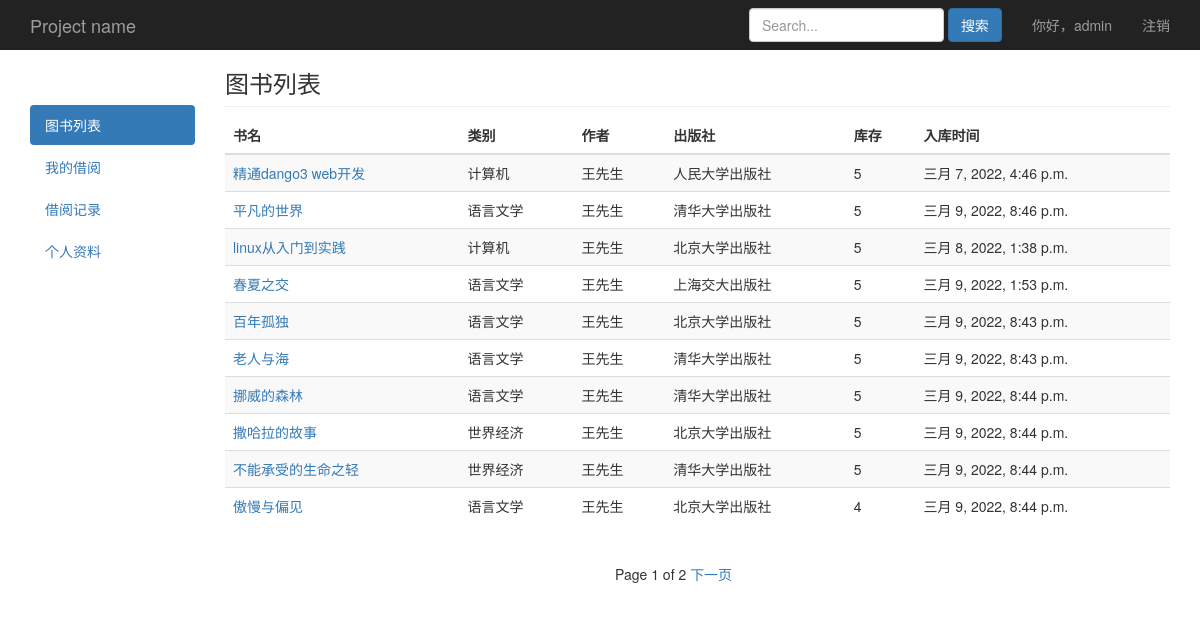
/book/list/ (signed in), run on the app's committed database.
### book/models.py (models this page shows, shortened)
class UserProfile(AbstractUser):
    choice_gender = (
        ('male','男'),
        ('female','女'),
    )
    gender = models.CharField(max_length=6,choices=choice_gender,default='male',verbose_name='性别')
    mobile = models.IntegerField(null=True,verbose_name='手机号码')
    class Meta:
        verbose_name_plural = '用户列表'
    def __str__(self):
        return self.username

class Book(models.Model):
    name = models.CharField(max_length=30,blank=False,verbose_name='书名')
    category = models.ForeignKey(Category,on_delete=models.CASCADE,default='',blank=False,related_name='books_category',verbose_name='类别')
    author = models.CharField(max_length=30,null=True,blank=False,verbose_name='作者')
    publisher = models.CharField(max_length=30,null=True,blank=False,verbose_name='出版社')
    count = models.IntegerField(default=1,verbose_name='库存')
    img = models.ImageField(upload_to='book_img/%Y/%m/%d/',blank=True,null=True,default='book_img/default.jpg',verbose_name='书籍图片')
    content = models.TextField(null=True,blank=True,verbose_name='内容简介')
    create_time = models.DateTimeField(auto_now_add=True,verbose_name='入库时间')
    class Meta:
        verbose_name_plural = '图书列表'

class Category(models.Model):
    name = models.CharField(max_length=20,blank=True,verbose_name='图书类别')
    class Meta:
        verbose_name_plural = '图书类别'
    def __str__(self):
        return self.name

### book/views.py (the view)
# urls.py: path('book/list/',views.list,name='book_list'),
@login_required
def list(request):
	obj_book = Book.objects.all()
	paginator = Paginator(obj_book,10)
	page = request.GET.get('page')
	try:
		obj_book = paginator.page(page)
	except PageNotAnInteger:
		obj_book = paginator.page(1)
	except EmptyPage:
		obj_book = paginator.page(paginator.num_pages)
	return render(request,'book/list.html',locals())

### book/templates/book/list.html (shortened to what this page needs)
{% extends "book/base.html" %}
{% block nav %}
<ul class="nav nav-pills nav-stacked">
  <li class="active"><a href="/">图书列表<span class="sr-only">(current)</span></a></li>
  <li><a href="/book/myborrow/">我的借阅</a></li>
  <li><a href="/book/record/">借阅记录</a></li>
  <li><a href="/book/usercenter/">个人资料</a></li>
</ul>
{% endblock %}
{% block content %}
<h3 class="sub-header">图书列表</h3>
<div class="table-responsive">
  <table class="table table-striped">
    <thead>
      <tr>
        <th>书名</th>
        <th>类别</th>
        <th>作者</th>
        <th>出版社</th>
        <th>库存</th>
        <th>入库时间</th>
      </tr>
    </thead>
    <tbody>
      {% for field in obj_book %}
      <tr>
        <td><a href="/book/{{field.id}}/detail/">{{field.name}}</a></td>
        <td>{{field.category}}</td>
        <td>{{field.author}}</td>
        <td>{{field.publisher}}</td>
        {% if field.count == 0 %}
        <td style="color:red">{{field.count}}</td>
        {% else %}
        <td>{{field.count}}</td>
        {% endif %}
        <td>{{field.create_time}}</td>
      </tr>
      {% endfor %}
    </tbody>
  </table>
</div>
{% endblock %}
{% block page %}
<div class="pagination">
  <span class="step-links">
    {% if obj_book.paginator.num_pages > 1 %}
    <span class="current">
      Page {{ obj_book.number }} of {{ obj_book.paginator.num_pages }}
    </span>
    {% endif %}
    {% if obj_book.has_next %}
    <a href="?page={{ obj_book.next_page_number }}">下一页</a>
    {% endif %}
  </span>
</div>
{% endblock %}

### book/templates/book/base.html (shortened to what this page needs)
{% load static %}
<!doctype html>
<html lang="en">
<head>
  <link href="{% static "bootstrap-3.4.1-dist/css/bootstrap.min.css" %}" rel="stylesheet">
  <link href="{% static "css/style.css" %}" rel="stylesheet">
</head>
<body>
  <nav class="navbar navbar-inverse navbar-fixed-top">
    <div class="container">
      <div class="navbar-header">
        <a class="navbar-brand" href="/">Project name</a>
      </div>
      <div id="navbar" class="navbar-collapse collapse">
        <ul class="nav navbar-nav navbar-right">
          <li><a>你好，{{request.user}}</a></li>
          <li><a href="/logout/">注销</a></li>
        </ul>
        <form class="navbar-form navbar-right" method='get' action='/book/search/'>
          <input type="text" name="search" class="form-control" placeholder="Search...">
          <button type="submit" class="btn btn-primary">搜索</button>
        </form>
      </div>
    </div>
  </nav>
  <div class="container">
    <div class="row">
      <div class="col-md-2">
        <div style="padding-top:55px"></div>
        {% block nav %} {% endblock %}
      </div>
      <div class="col-md-10">
        {% block content %}{% endblock %}
      </div>
    </div>
    <div class="row">
      <div class="col-md-6"></div>
      <div class="col-md-6">
        {% block page %}{% endblock %}
      </div>
    </div>
  </div>
</body>
</html>

### book/static/css/style.css (style rules this page uses)
body { padding-top: 50px; }
.sub-header { padding-bottom: 10px; border-bottom: 1px solid #eee; }
.navbar-fixed-top { border: 0; }

### data on the page
UserProfile: user "admin"
Book: name "精通dango3 web开发", category "计算机", author "王先生", publisher "人民大学出版社", count "5", create_time "三月 7, 2022, 4:46 p.m."
Book: name "平凡的世界", category "语言文学", author "王先生", publisher "清华大学出版社", count "5", create_time "三月 9, 2022, 8:46 p.m."
Book: name "linux从入门到实践", category "计算机", author "王先生", publisher "北京大学出版社", count "5", create_time "三月 8, 2022, 1:38 p.m."
Book: name "春夏之交", category "语言文学", author "王先生", publisher "上海交大出版社", count "5", create_time "三月 9, 2022, 1:53 p.m."
Book: name "百年孤独", category "语言文学", author "王先生", publisher "北京大学出版社", count "5", create_time "三月 9, 2022, 8:43 p.m."
Book: name "老人与海", category "语言文学", author "王先生", publisher "清华大学出版社", count "5", create_time "三月 9, 2022, 8:43 p.m."
Book: name "挪威的森林", category "语言文学", author "王先生", publisher "清华大学出版社", count "5", create_time "三月 9, 2022, 8:44 p.m."
Book: name "撒哈拉的故事", category "世界经济", author "王先生", publisher "北京大学出版社", count "5", create_time "三月 9, 2022, 8:44 p.m."
Book: name "不能承受的生命之轻", category "世界经济", author "王先生", publisher "清华大学出版社", count "5", create_time "三月 9, 2022, 8:44 p.m."
Book: name "傲慢与偏见", category "语言文学", author "王先生", publisher "北京大学出版社", count "4", create_time "三月 9, 2022, 8:44 p.m."

### other printed values
{{ obj_book.number }} "1"
{{ obj_book.paginator.num_pages }} "2"
